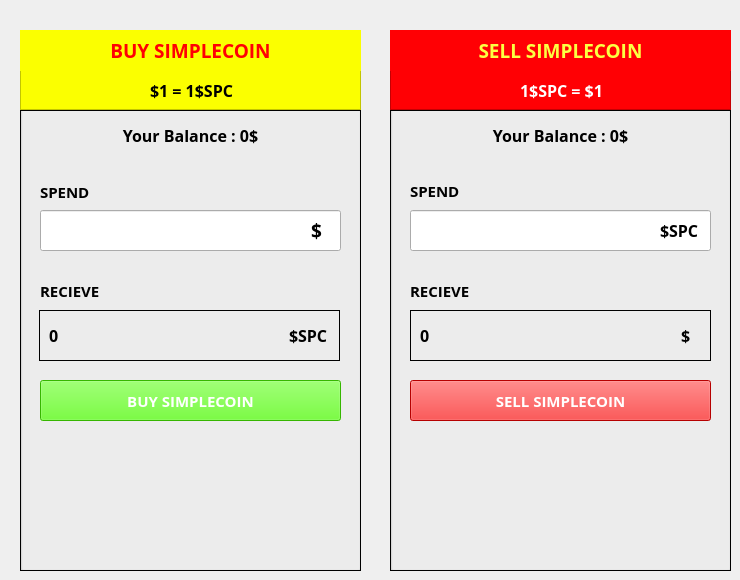
      <widget class="QWidget" name="buy_sell">
       <widget class="QGroupBox" name="groupBox_3">
        <property name="geometry">
         <rect>
          <x>20</x>
          <y>30</y>
          <width>341</width>
          <height>541</height>
         </rect>
        </property>
        <property name="styleSheet">
         <string notr="true"/>
        </property>
        <property name="title">
         <string/>
        </property>
        <widget class="QFrame" name="frame_11">
         <property name="geometry">
          <rect>
           <x>0</x>
           <y>0</y>
           <width>341</width>
           <height>80</height>
          </rect>
         </property>
         <property name="styleSheet">
          <string notr="true">background-color: rgb(251, 255, 0);

</string>
         </property>
         <property name="frameShape">
          <enum>QFrame::StyledPanel</enum>
         </property>
         <property name="frameShadow">
          <enum>QFrame::Raised</enum>
         </property>
         <widget class="QLabel" name="label_5">
          <property name="geometry">
           <rect>
            <x>0</x>
            <y>0</y>
            <width>341</width>
            <height>41</height>
           </rect>
          </property>
          <property name="font">
           <font>
            <family>Open Sans</family>
            <pointsize>14</pointsize>
            <bold>true</bold>
           </font>
          </property>
          <property name="styleSheet">
           <string notr="true">color: rgb(255, 0, 4);</string>
          </property>
          <property name="text">
           <string>BUY SIMPLECOIN</string>
          </property>
          <property name="alignment">
           <set>Qt::AlignCenter</set>
          </property>
         </widget>
         <widget class="QLabel" name="label_22">
          <property name="geometry">
           <rect>
            <x>130</x>
            <y>50</y>
            <width>91</width>
            <height>21</height>
           </rect>
          </property>
          <property name="font">
           <font>
            <family>Open Sans</family>
            <pointsize>12</pointsize>
            <bold>true</bold>
            <underline>false</underline>
           </font>
          </property>
          <property name="styleSheet">
           <string notr="true">color: rgb(255, 255, 255);
color: rgb(0, 0, 0);</string>
          </property>
          <property name="text">
           <string>$1 = 1$SPC</string>
          </property>
         </widget>
        </widget>
        <widget class="QLabel" name="your_balance_buy">
         <property name="geometry">
          <rect>
           <x>10</x>
           <y>90</y>
           <width>321</width>
           <height>31</height>
          </rect>
         </property>
         <property name="font">
          <font>
           <family>Open Sans</family>
           <pointsize>12</pointsize>
           <bold>true</bold>
           <underline>false</underline>
          </font>
         </property>
         <property name="styleSheet">
          <string notr="true">color: rgb(255, 255, 255);
color: rgb(0, 0, 0);</string>
         </property>
         <property name="text">
          <string>Your Balance : 0$</string>
         </property>
         <property name="alignment">
          <set>Qt::AlignCenter</set>
         </property>
        </widget>
        <widget class="QLabel" name="label_25">
         <property name="geometry">
          <rect>
           <x>20</x>
           <y>151</y>
           <width>61</width>
           <height>21</height>
          </rect>
         </property>
         <property name="font">
          <font>
           <family>Open Sans</family>
           <pointsize>11</pointsize>
           <bold>true</bold>
           <underline>false</underline>
          </font>
         </property>
         <property name="styleSheet">
          <string notr="true">color: rgb(255, 255, 255);
color: rgb(0, 0, 0);</string>
         </property>
         <property name="text">
          <string>SPEND</string>
         </property>
         <property name="alignment">
          <set>Qt::AlignLeading|Qt::AlignLeft|Qt::AlignVCenter</set>
         </property>
        </widget>
        <widget class="QLineEdit" name="spend_input">
         <property name="geometry">
          <rect>
           <x>20</x>
           <y>180</y>
           <width>301</width>
           <height>41</height>
          </rect>
         </property>
         <property name="font">
          <font>
           <family>Open Sans</family>
           <pointsize>12</pointsize>
           <bold>true</bold>
          </font>
         </property>
         <property name="styleSheet">
          <string notr="true">border-bottom-color: rgb(251, 255, 0);</string>
         </property>
        </widget>
        <widget class="QFrame" name="frame_13">
         <property name="geometry">
          <rect>
           <x>19</x>
           <y>280</y>
           <width>301</width>
           <height>51</height>
          </rect>
         </property>
         <property name="styleSheet">
          <string notr="true">#frame_13 {
border-color: rgb(0,0,0);
border-width : 1px;
border-style:outset;
}
</string>
         </property>
         <property name="frameShape">
          <enum>QFrame::StyledPanel</enum>
         </property>
         <property name="frameShadow">
          <enum>QFrame::Raised</enum>
         </property>
         <widget class="QLabel" name="label_26">
          <property name="geometry">
           <rect>
            <x>210</x>
            <y>10</y>
            <width>41</width>
            <height>31</height>
           </rect>
          </property>
          <property name="text">
           <string/>
          </property>
          <property name="pixmap">
           <pixmap>../../../.designer/backup/img/simplecoin_ico.png</pixmap>
          </property>
          <property name="scaledContents">
           <bool>true</bool>
          </property>
         </widget>
         <widget class="QLabel" name="label_28">
          <property name="geometry">
           <rect>
            <x>250</x>
            <y>10</y>
            <width>41</width>
            <height>31</height>
           </rect>
          </property>
          <property name="font">
           <font>
            <family>Open Sans</family>
            <pointsize>12</pointsize>
            <bold>true</bold>
            <underline>false</underline>
           </font>
          </property>
          <property name="styleSheet">
           <string notr="true">color: rgb(255, 255, 255);
color: rgb(0, 0, 0);</string>
          </property>
          <property name="text">
           <string>$SPC</string>
          </property>
         </widget>
         <widget class="QLabel" name="recieve_label">
          <property name="geometry">
           <rect>
            <x>10</x>
            <y>15</y>
            <width>231</width>
            <height>21</height>
           </rect>
          </property>
          <property name="font">
           <font>
            <family>Open Sans</family>
            <pointsize>12</pointsize>
            <bold>true</bold>
           </font>
          </property>
          <property name="text">
           <string>0</string>
          </property>
         </widget>
        </widget>
        <widget class="QLabel" name="label_27">
         <property name="geometry">
          <rect>
           <x>20</x>
           <y>250</y>
           <width>71</width>
           <height>21</height>
          </rect>
         </property>
         <property name="font">
          <font>
           <family>Open Sans</family>
           <pointsize>11</pointsize>
           <bold>true</bold>
           <underline>false</underline>
          </font>
         </property>
         <property name="styleSheet">
          <string notr="true">color: rgb(255, 255, 255);
color: rgb(0, 0, 0);</string>
         </property>
         <property name="text">
          <string>RECIEVE</string>
         </property>
         <property name="alignment">
          <set>Qt::AlignLeading|Qt::AlignLeft|Qt::AlignVCenter</set>
         </property>
        </widget>
        <widget class="QLabel" name="label_30">
         <property name="geometry">
          <rect>
           <x>291</x>
           <y>190</y>
           <width>20</width>
           <height>21</height>
          </rect>
         </property>
         <property name="font">
          <font>
           <family>Open Sans</family>
           <pointsize>14</pointsize>
           <bold>true</bold>
           <underline>false</underline>
          </font>
         </property>
         <property name="styleSheet">
          <string notr="true">color: rgb(255, 255, 255);
color: rgb(0, 0, 0);</string>
         </property>
         <property name="text">
          <string>$</string>
         </property>
        </widget>
        <widget class="QPushButton" name="buy_button">
         <property name="geometry">
          <rect>
           <x>20</x>
           <y>350</y>
           <width>301</width>
           <height>41</height>
          </rect>
         </property>
         <property name="font">
          <font>
           <family>Open Sans</family>
           <pointsize>11</pointsize>
           <bold>true</bold>
          </font>
         </property>
         <property name="styleSheet">
          <string notr="true">background-color: rgb(76, 255, 0);
color: rgb(255, 255, 255);</string>
         </property>
         <property name="text">
          <string>BUY SIMPLECOIN</string>
         </property>
        </widget>
        <widget class="QLabel" name="max_amount_alert_buy">
         <property name="geometry">
          <rect>
           <x>20</x>
           <y>229</y>
           <width>301</width>
           <height>21</height>
          </rect>
         </property>
         <property name="font">
          <font>
           <family>Open Sans Semibold</family>
           <pointsize>9</pointsize>
           <italic>true</italic>
           <bold>true</bold>
          </font>
         </property>
         <property name="styleSheet">
          <string notr="true">color: rgb(255, 0, 0);</string>
         </property>
         <property name="text">
          <string/>
         </property>
        </widget>
        <widget class="QFrame" name="frame_15">
         <property name="geometry">
          <rect>
           <x>0</x>
           <y>80</y>
           <width>341</width>
           <height>461</height>
          </rect>
         </property>
         <property name="styleSheet">
          <string notr="true">#frame_15 {
border-color: rgb(0,0,0);
border-width : 1px;
border-style:outset;
}</string>
         </property>
         <property name="frameShape">
          <enum>QFrame::StyledPanel</enum>
         </property>
         <property name="frameShadow">
          <enum>QFrame::Raised</enum>
         </property>
        </widget>
        <zorder>frame_15</zorder>
        <zorder>frame_11</zorder>
        <zorder>your_balance_buy</zorder>
        <zorder>label_25</zorder>
        <zorder>spend_input</zorder>
        <zorder>frame_13</zorder>
        <zorder>label_27</zorder>
        <zorder>label_30</zorder>
        <zorder>buy_button</zorder>
        <zorder>max_amount_alert_buy</zorder>
       </widget>
       <widget class="QGroupBox" name="groupBox_4">
        <property name="geometry">
         <rect>
          <x>390</x>
          <y>30</y>
          <width>341</width>
          <height>541</height>
         </rect>
        </property>
        <property name="title">
         <string/>
        </property>
        <widget class="QFrame" name="frame_12">
         <property name="geometry">
          <rect>
           <x>0</x>
           <y>0</y>
           <width>341</width>
           <height>80</height>
          </rect>
         </property>
         <property name="styleSheet">
          <string notr="true">background-color: rgb(255, 0, 4);</string>
         </property>
         <property name="frameShape">
          <enum>QFrame::StyledPanel</enum>
         </property>
         <property name="frameShadow">
          <enum>QFrame::Raised</enum>
         </property>
         <widget class="QLabel" name="label_21">
          <property name="geometry">
           <rect>
            <x>0</x>
            <y>0</y>
            <width>341</width>
            <height>41</height>
           </rect>
          </property>
          <property name="font">
           <font>
            <family>Open Sans</family>
            <pointsize>14</pointsize>
            <bold>true</bold>
           </font>
          </property>
          <property name="styleSheet">
           <string notr="true">color: rgb(252, 255, 66);</string>
          </property>
          <property name="text">
           <string>SELL SIMPLECOIN</string>
          </property>
          <property name="alignment">
           <set>Qt::AlignCenter</set>
          </property>
         </widget>
         <widget class="QLabel" name="label_23">
          <property name="geometry">
           <rect>
            <x>130</x>
            <y>50</y>
            <width>91</width>
            <height>21</height>
           </rect>
          </property>
          <property name="font">
           <font>
            <family>Open Sans</family>
            <pointsize>12</pointsize>
            <bold>true</bold>
            <underline>false</underline>
           </font>
          </property>
          <property name="styleSheet">
           <string notr="true">color: rgb(255, 255, 255);</string>
          </property>
          <property name="text">
           <string>1$SPC = $1</string>
          </property>
         </widget>
        </widget>
        <widget class="QFrame" name="frame_14">
         <property name="geometry">
          <rect>
           <x>0</x>
           <y>80</y>
           <width>341</width>
           <height>461</height>
          </rect>
         </property>
         <property name="styleSheet">
          <string notr="true">#frame_14 {
border-color: rgb(0,0,0);
border-width : 1px;
border-style:outset;
}
</string>
         </property>
         <property name="frameShape">
          <enum>QFrame::StyledPanel</enum>
         </property>
         <property name="frameShadow">
          <enum>QFrame::Raised</enum>
         </property>
         <widget class="QLabel" name="your_balance_sell">
          <property name="geometry">
           <rect>
            <x>10</x>
            <y>10</y>
            <width>321</width>
            <height>31</height>
           </rect>
          </property>
          <property name="font">
           <font>
            <family>Open Sans</family>
            <pointsize>12</pointsize>
            <bold>true</bold>
            <underline>false</underline>
           </font>
          </property>
          <property name="styleSheet">
           <string notr="true">color: rgb(255, 255, 255);
color: rgb(0, 0, 0);</string>
          </property>
          <property name="text">
           <string>Your Balance : 0$</string>
          </property>
          <property name="alignment">
           <set>Qt::AlignCenter</set>
          </property>
         </widget>
         <widget class="QLabel" name="label_57">
          <property name="geometry">
           <rect>
            <x>20</x>
            <y>70</y>
            <width>61</width>
            <height>21</height>
           </rect>
          </property>
          <property name="font">
           <font>
            <family>Open Sans</family>
            <pointsize>11</pointsize>
            <bold>true</bold>
            <underline>false</underline>
           </font>
          </property>
          <property name="styleSheet">
           <string notr="true">color: rgb(255, 255, 255);
color: rgb(0, 0, 0);</string>
          </property>
          <property name="text">
           <string>SPEND</string>
          </property>
          <property name="alignment">
           <set>Qt::AlignLeading|Qt::AlignLeft|Qt::AlignVCenter</set>
          </property>
         </widget>
         <widget class="QLineEdit" name="spend_sell_input">
          <property name="geometry">
           <rect>
            <x>20</x>
            <y>100</y>
            <width>301</width>
            <height>41</height>
           </rect>
          </property>
          <property name="font">
           <font>
            <family>Open Sans</family>
            <pointsize>12</pointsize>
            <bold>true</bold>
           </font>
          </property>
          <property name="styleSheet">
           <string notr="true">border-bottom-color: rgb(251, 255, 0);</string>
          </property>
         </widget>
         <widget class="QLabel" name="label_58">
          <property name="geometry">
           <rect>
            <x>270</x>
            <y>110</y>
            <width>41</width>
            <height>21</height>
           </rect>
          </property>
          <property name="font">
           <font>
            <family>Open Sans</family>
            <pointsize>12</pointsize>
            <bold>true</bold>
            <underline>false</underline>
           </font>
          </property>
          <property name="styleSheet">
           <string notr="true">color: rgb(255, 255, 255);
color: rgb(0, 0, 0);</string>
          </property>
          <property name="text">
           <string>$SPC</string>
          </property>
         </widget>
         <widget class="QPushButton" name="sell_simplecoin_button">
          <property name="geometry">
           <rect>
            <x>20</x>
            <y>270</y>
            <width>301</width>
            <height>41</height>
           </rect>
          </property>
          <property name="font">
           <font>
            <family>Open Sans</family>
            <pointsize>11</pointsize>
            <bold>true</bold>
           </font>
          </property>
          <property name="styleSheet">
           <string notr="true">background-color: rgb(255, 0, 0);
color: rgb(255, 255, 255);</string>
          </property>
          <property name="text">
           <string>SELL SIMPLECOIN</string>
          </property>
         </widget>
         <widget class="QFrame" name="frame_28">
          <property name="geometry">
           <rect>
            <x>20</x>
            <y>200</y>
            <width>301</width>
            <height>51</height>
           </rect>
          </property>
          <property name="styleSheet">
           <string notr="true">#frame_28 {
border-color: rgb(0,0,0);
border-width : 1px;
border-style:outset;
}
</string>
          </property>
          <property name="frameShape">
           <enum>QFrame::StyledPanel</enum>
          </property>
          <property name="frameShadow">
           <enum>QFrame::Raised</enum>
          </property>
          <widget class="QLabel" name="label_59">
           <property name="geometry">
            <rect>
             <x>210</x>
             <y>10</y>
             <width>41</width>
             <height>31</height>
            </rect>
           </property>
           <property name="text">
            <string/>
           </property>
           <property name="pixmap">
            <pixmap>../../../.designer/backup/img/simplecoin_ico.png</pixmap>
           </property>
           <property name="scaledContents">
            <bool>true</bool>
           </property>
          </widget>
          <widget class="QLabel" name="label_60">
           <property name="geometry">
            <rect>
             <x>271</x>
             <y>10</y>
             <width>20</width>
             <height>31</height>
            </rect>
           </property>
           <property name="font">
            <font>
             <family>Open Sans</family>
             <pointsize>12</pointsize>
             <bold>true</bold>
             <underline>false</underline>
            </font>
           </property>
           <property name="styleSheet">
            <string notr="true">color: rgb(255, 255, 255);
color: rgb(0, 0, 0);</string>
           </property>
           <property name="text">
            <string>$</string>
           </property>
          </widget>
          <widget class="QLabel" name="recieve_label_sell">
           <property name="geometry">
            <rect>
             <x>10</x>
             <y>15</y>
             <width>231</width>
             <height>21</height>
            </rect>
           </property>
           <property name="font">
            <font>
             <family>Open Sans</family>
             <pointsize>12</pointsize>
             <bold>true</bold>
            </font>
           </property>
           <property name="text">
            <string>0</string>
           </property>
          </widget>
         </widget>
         <widget class="QLabel" name="label_61">
          <property name="geometry">
           <rect>
            <x>20</x>
            <y>170</y>
            <width>71</width>
            <height>21</height>
           </rect>
          </property>
          <property name="font">
           <font>
            <family>Open Sans</family>
            <pointsize>11</pointsize>
            <bold>true</bold>
            <underline>false</underline>
           </font>
          </property>
          <property name="styleSheet">
           <string notr="true">color: rgb(255, 255, 255);
color: rgb(0, 0, 0);</string>
          </property>
          <property name="text">
           <string>RECIEVE</string>
          </property>
          <property name="alignment">
           <set>Qt::AlignLeading|Qt::AlignLeft|Qt::AlignVCenter</set>
          </property>
         </widget>
         <widget class="QLabel" name="max_amount_alert_sell">
          <property name="geometry">
           <rect>
            <x>20</x>
            <y>150</y>
            <width>301</width>
            <height>21</height>
           </rect>
          </property>
          <property name="font">
           <font>
            <family>Open Sans Semibold</family>
            <pointsize>9</pointsize>
            <italic>true</italic>
            <bold>true</bold>
           </font>
          </property>
          <property name="styleSheet">
           <string notr="true">color: rgb(255, 0, 0);</string>
          </property>
          <property name="text">
           <string/>
          </property>
         </widget>
        </widget>
        <zorder>frame_14</zorder>
        <zorder>frame_12</zorder>
       </widget>
      </widget>
